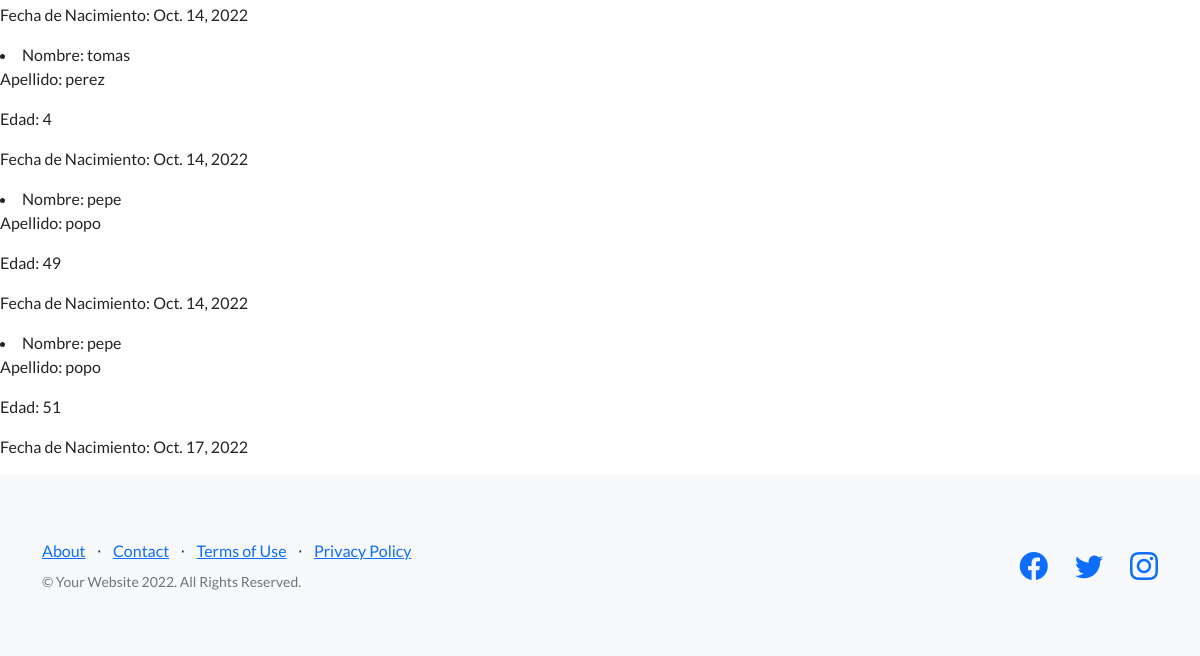
Page /ver-personas/ (lower part) on the earlier database version.
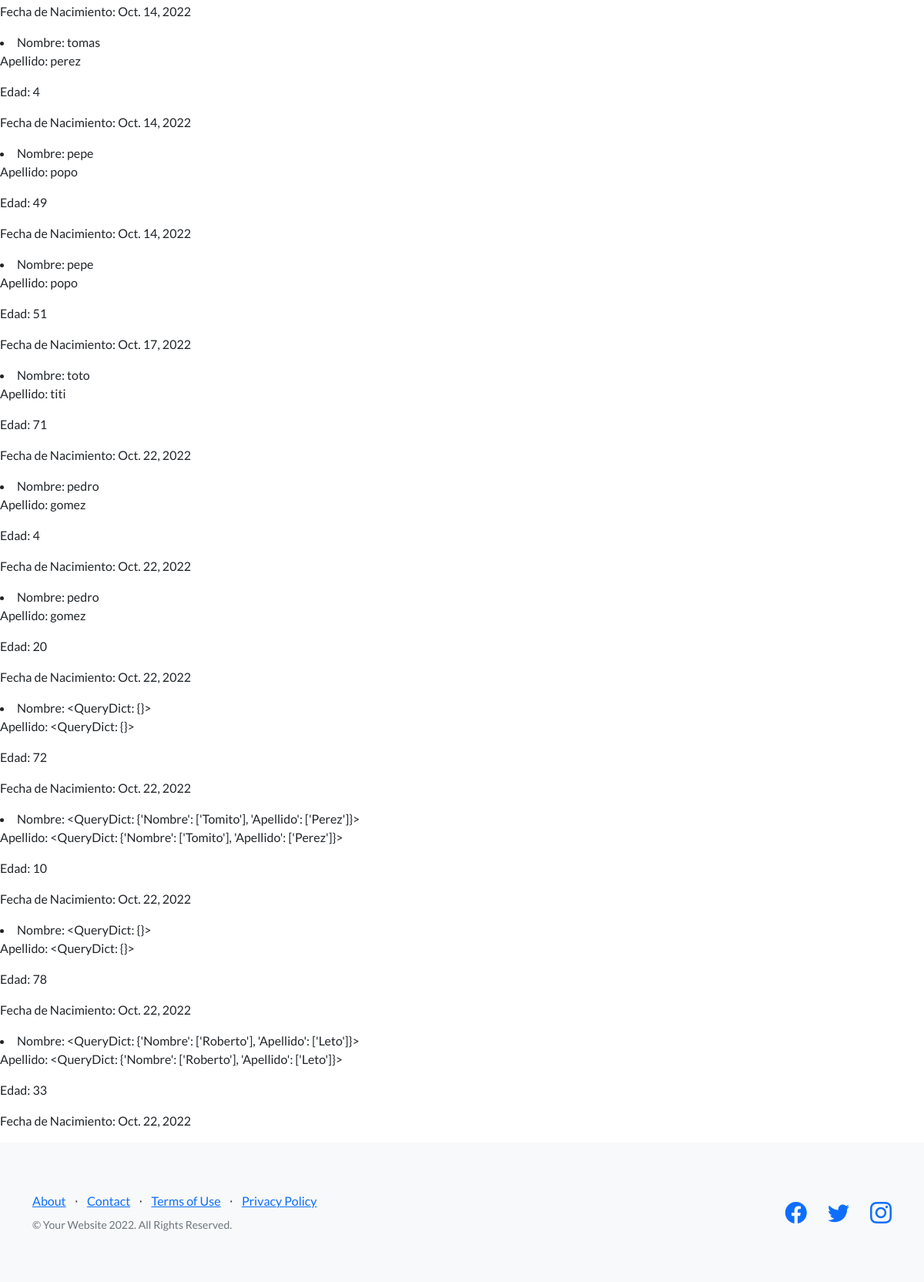
Same page on the later database version.
### home/models.py (models this page shows)
class Persona(models.Model):
    nombre = models.CharField(max_length=30)
    apellido = models.CharField(max_length=30)
    edad = models.IntegerField()
    fecha_nacimiento = models.DateField(null=True)

### home/views.py (the view)
# urls.py: path('ver-personas/',views.ver_persona, name= 'ver_persona'),
def ver_persona(request):
    personas = Persona.objects.all()
    template = loader.get_template('ver_persona.html')
    template_renderizado = template.render({'personas': personas})
    return HttpResponse(template_renderizado)

### templates/ver_persona.html (shortened to what this page needs)
{% extends 'base.html' %}
{% block mi_contenido %}
        {% for persona in personas %}
        <li>Nombre: {{persona.nombre}} <p>Apellido: {{persona.apellido}}</p> <p>Edad: {{persona.edad}}</p> <p>Fecha de Nacimiento: {{persona.fecha_nacimiento}}</p></li>
        {% endfor %}
{% endblock mi_contenido %}

### templates/base.html (shortened to what this page needs)
<!DOCTYPE html>
<html lang="en">
    <head>
        {% load static %}
        <link href="https://cdn.jsdelivr.net/npm/bootstrap-icons@1.5.0/font/bootstrap-icons.css" rel="stylesheet" type="text/css" />
        <link href={% static 'css/styles.css' %} rel="stylesheet"  />
    </head>
    <body>
        {% block mi_contenido %}
        {% endblock mi_contenido %}
     <footer class="footer bg-light">
        <div class="container">
            <div class="row">
                <div class="col-lg-6 h-100 text-center text-lg-start my-auto">
                    <ul class="list-inline mb-2">
                        <li class="list-inline-item"><a href="#!">About</a></li>
                        <li class="list-inline-item">⋅</li>
                        <li class="list-inline-item"><a href="#!">Contact</a></li>
                        <li class="list-inline-item">⋅</li>
                        <li class="list-inline-item"><a href="#!">Terms of Use</a></li>
                        <li class="list-inline-item">⋅</li>
                        <li class="list-inline-item"><a href="#!">Privacy Policy</a></li>
                    </ul>
                    <p class="text-muted small mb-4 mb-lg-0">&copy; Your Website 2022. All Rights Reserved.</p>
                </div>
                <div class="col-lg-6 h-100 text-center text-lg-end my-auto">
                    <ul class="list-inline mb-0">
                        <li class="list-inline-item me-4">
                            <a href="#!"><i class="bi-facebook fs-3"></i></a>
                        </li>
                        <li class="list-inline-item me-4">
                            <a href="#!"><i class="bi-twitter fs-3"></i></a>
                        </li>
                        <li class="list-inline-item">
                            <a href="#!"><i class="bi-instagram fs-3"></i></a>
                        </li>
                    </ul>
                </div>
            </div>
        </div>
    </footer>
    <body>
</html>

Differences in the rows shown:
added Persona: nombre "toto", apellido "titi", edad "71", fecha_nacimiento "Oct. 22, 2022"
added Persona: nombre "pedro", apellido "gomez", edad "4", fecha_nacimiento "Oct. 22, 2022"
added Persona: nombre "pedro", apellido "gomez", edad "20", fecha_nacimiento "Oct. 22, 2022"
added Persona: nombre "<QueryDict: {}>", apellido "<QueryDict: {}>", edad "72", fecha_nacimiento "Oct. 22, 2022"
added Persona: nombre "<QueryDict: {'Nombre': ['Tomito'], 'Apellido': ['Perez']}>", apellido "<QueryDict: {'Nombre': ['Tomito'], 'Apellido': ['Perez']}>", edad "10", fecha_nacimiento "Oct. 22, 2022"
added Persona: nombre "<QueryDict: {}>", apellido "<QueryDict: {}>", edad "78", fecha_nacimiento "Oct. 22, 2022"
added Persona: nombre "<QueryDict: {'Nombre': ['Roberto'], 'Apellido': ['Leto']}>", apellido "<QueryDict: {'Nombre': ['Roberto'], 'Apellido': ['Leto']}>", edad "33", fecha_nacimiento "Oct. 22, 2022"
